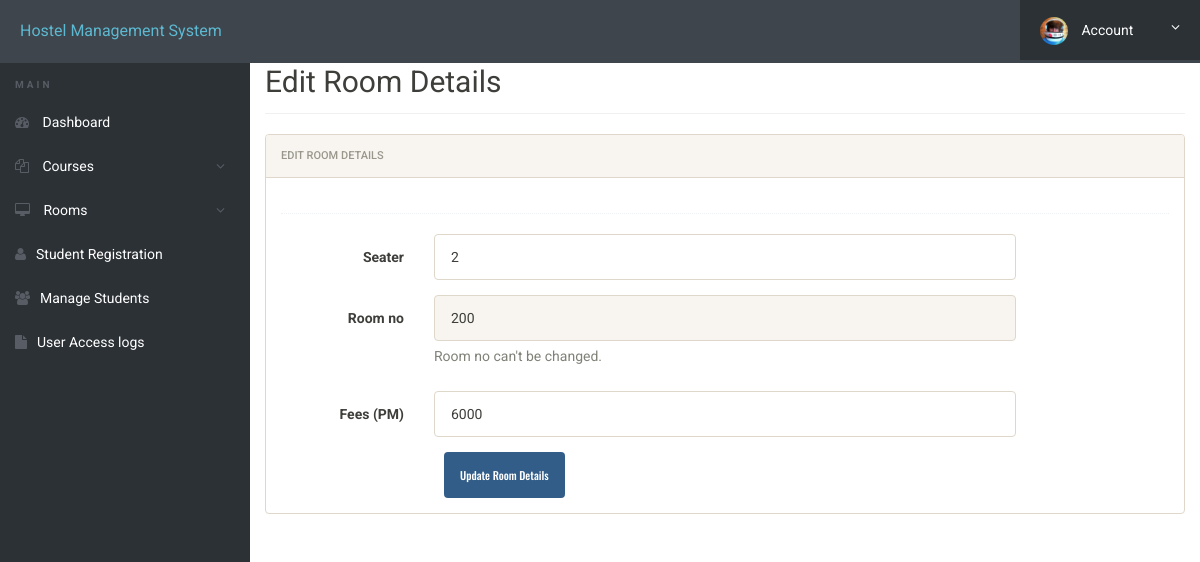
Screenshot of /admin/edit-room.php?id=3 (signed in) with the database file from the repository.
### tables this page shows
CREATE TABLE rooms (
  id int(11) NOT NULL,
  seater int(11) DEFAULT NULL,
  room_no int(11) DEFAULT NULL,
  fees int(11) DEFAULT NULL,
  posting_date timestamp NULL DEFAULT CURRENT_TIMESTAMP
);

### admin/edit-room.php (the view, shortened to what this page needs)
<?php
include('includes/config.php');
?>
<!doctype html>
<html lang="en" class="no-js">
<head>
	<link rel="stylesheet" href="css/font-awesome.min.css">
	<link rel="stylesheet" href="css/bootstrap.min.css">
	<link rel="stylesheet" href="css/dataTables.bootstrap.min.css">>
	<link rel="stylesheet" href="css/bootstrap-social.css">
	<link rel="stylesheet" href="css/bootstrap-select.css">
	<link rel="stylesheet" href="css/fileinput.min.css">
	<link rel="stylesheet" href="css/awesome-bootstrap-checkbox.css">
	<link rel="stylesheet" href="css/style.css">
</head>
<body>
	<?php include('includes/header.php');?>
	<div class="ts-main-content">
		<?php include('includes/sidebar.php');?>
		<div class="content-wrapper">
			<div class="container-fluid">
				<div class="row">
					<div class="col-md-12">
						<h2 class="page-title">Edit Room Details </h2>
						<div class="row">
							<div class="col-md-12">
								<div class="panel panel-default">
									<div class="panel-heading">Edit Room Details</div>
									<div class="panel-body">
										<form method="post" class="form-horizontal">
												<?php
												$id=$_GET['id'];
	$ret="select * from rooms where id=?";
		$stmt= $mysqli->prepare($ret) ;
	 $stmt->bind_param('i',$id);
	 $stmt->execute() ;
	 $res=$stmt->get_result();
	   while($row=$res->fetch_object())
	  {
	  	?>
						<div class="hr-dashed"></div>
						<div class="form-group">
						<label class="col-sm-2 control-label">Seater  </label>
					<div class="col-sm-8">
					<input type="text"  name="seater" value="<?php echo $row->seater;?>"  class="form-control"> </div>
					</div>
				 <div class="form-group">
				<label class="col-sm-2 control-label">Room no </label>
		<div class="col-sm-8">
	<input type="text" class="form-control" name="rmno" id="rmno" value="<?php echo $row->room_no;?>" disabled>
	<span class="help-block m-b-none">
													Room no can't be changed.</span>
						 </div>
						</div>
<div class="form-group">
									<label class="col-sm-2 control-label">Fees (PM) </label>
									<div class="col-sm-8">
									<input type="text" class="form-control" name="fees" value="<?php echo $row->fees;?>" >
												</div>
											</div>
<?php } ?>
												<div class="col-sm-8 col-sm-offset-2">
													<input class="btn btn-primary" type="submit" name="submit" value="Update Room Details ">
												</div>
											</div>
									</div>
								</div>
							</div>
							</div>
						</div>
					</div>
				</div>
			</div>
</body>
</html>

### admin/css/style.css (style rules this page uses)
html { font-size: 14px; }
@media only screen and (min-width: 480px) { html { font-size: 17px; } }
@media only screen and (min-width: 768px) { html { font-size: 14px; } }
body { font-size: 1em; }
.btn { font-family: 'Oswald', sans-serif; }
.hr-dashed { background-color: transparent; border-top: 1px dotted #edf0f5; color: transparent; height: 1px; margin: 20px 0; }
.panel { overflow: hidden; }
.btn { text-transform: none; }
.page-title { padding-bottom: 15px; margin-bottom: 20px; border-bottom: 1px solid #f0f0f0; }
.ts-main-content .content-wrapper { padding-top: 15px; margin-top: 10px; }
@media only screen and (min-width: 992px) { .ts-main-content .content-wrapper { margin-left: 250px; } }

### rows the page displays
rooms: seater "2", rmno "200", fees "6000"
